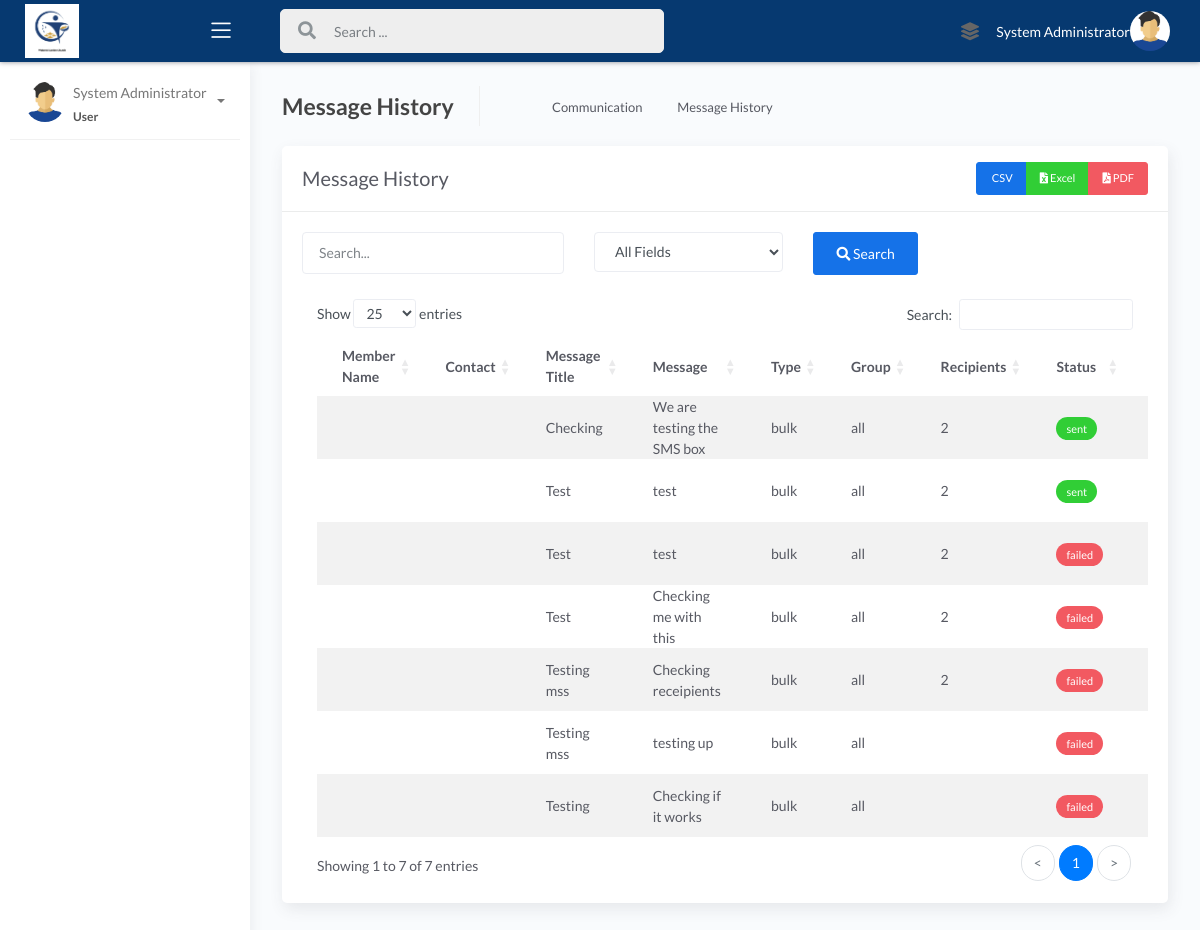
/communication/all_messages.php (signed in), run on the app's committed database.
### tables this page shows
CREATE TABLE `users` (
  `id` int(11) NOT NULL AUTO_INCREMENT,
  `member_id` int(11) DEFAULT NULL,
  `username` varchar(50) NOT NULL,
  `email` varchar(100) NOT NULL,
  `password` varchar(255) NOT NULL,
  `full_name` varchar(100) NOT NULL,
  `status` enum('active','inactive','suspended') NOT NULL DEFAULT 'active',
  `phone` varchar(20) DEFAULT NULL,
  `department` varchar(50) DEFAULT NULL,
  `position` varchar(50) DEFAULT NULL,
  `last_login` datetime DEFAULT NULL,
  `login_attempts` int(11) DEFAULT 0,
  `password_reset_token` varchar(100) DEFAULT NULL,
  `password_reset_expires` datetime DEFAULT NULL,
  `profile_image` varchar(255) DEFAULT NULL,
  `permissions` text DEFAULT NULL,
  `created_by` int(11) DEFAULT NULL,
  `created_at` timestamp NOT NULL DEFAULT current_timestamp(),
  `updated_at` timestamp NOT NULL DEFAULT current_timestamp() ON UPDATE current_timestamp(),
  `password_changed` tinyint(1) NOT NULL DEFAULT 0 COMMENT 'Flag to check if first-time password has been changed',
  PRIMARY KEY (`id`),
  UNIQUE KEY `username` (`username`),
  KEY `created_by` (`created_by`),
  KEY `idx_member_id` (`member_id`),
  CONSTRAINT `fk_user_member` FOREIGN KEY (`member_id`) REFERENCES `members` (`id`) ON DELETE SET NULL ON UPDATE CASCADE,
  CONSTRAINT `users_creator_fk` FOREIGN KEY (`created_by`) REFERENCES `users` (`id`) ON DELETE SET NULL
);

CREATE TABLE `messages` (
  `id` int(11) NOT NULL AUTO_INCREMENT,
  `sender_id` int(11) NOT NULL,
  `recipient_id` int(11) DEFAULT NULL,
  `message` text NOT NULL,
  `sent_time` datetime DEFAULT current_timestamp(),
  `message_type` enum('single','bulk','group') NOT NULL DEFAULT 'single',
  `status` enum('pending','sent','failed') NOT NULL DEFAULT 'pending',
  `recipient_group` varchar(50) DEFAULT NULL,
  `message_title` varchar(100) DEFAULT NULL,
  `delivery_report` text DEFAULT NULL,
  `api_response` text DEFAULT NULL,
  `scheduled_time` datetime DEFAULT NULL,
  `recipient_count` int(2) DEFAULT NULL,
  PRIMARY KEY (`id`),
  KEY `sender_id` (`sender_id`),
  KEY `recipient_id` (`recipient_id`),
  KEY `message_type` (`message_type`),
  KEY `status` (`status`)
);

### communication/all_messages.php (the view, shortened to what this page needs)
<?php
require_once '../includes/auth.php';
$search = isset($_GET['search']) ? $_GET['search'] : '';
$searchType = isset($_GET['search_type']) ? $_GET['search_type'] : 'all';
$query = "
    SELECT
        m.first_name,
        m.surname,
        m.contact_number_1,
        ms.message as message_content,
        ms.message_type,
        ms.status,
        ms.message_title,
        ms.sent_time,
        ms.api_response,
        ms.recipient_group,
        ms.recipient_count
    FROM messages ms
    LEFT JOIN members m ON ms.recipient_id = m.id
    WHERE 1=1
";
$query .= " ORDER BY ms.sent_time DESC";
$stmt = $pdo->prepare($query);
$stmt->execute();
$messages = $stmt->fetchAll(PDO::FETCH_ASSOC);
?>
<!DOCTYPE html>
<html lang="en">
<head>
    <link rel="stylesheet" href="../res/assets/css/bootstrap.min.css">
    <link rel="stylesheet" href="../res/assets/css/atlantis.min.css">
    <link rel="stylesheet" href="../res/assets/css/dataTables.bootstrap4.min.css">
</head>
<body>
    <div class="wrapper">
        <?php include '../res/main_header.php'; ?>
        <?php include '../res/sidebar.php'; ?>
        <div class="main-panel">
            <div class="content">
                <div class="page-inner">
                    <div class="page-header">
                        <h4 class="page-title">Message History</h4>
                        <ul class="breadcrumbs">
                            <li class="nav-home">
                                <a href="../dashboard.php">
                                    <i class="flaticon-home"></i>
                                </a>
                            </li>
                            <li class="separator">
                                <i class="flaticon-right-arrow"></i>
                            </li>
                            <li class="nav-item">
                                <a href="#">Communication</a>
                            </li>
                            <li class="separator">
                                <i class="flaticon-right-arrow"></i>
                            </li>
                            <li class="nav-item">
                                <a href="#">Message History</a>
                            </li>
                        </ul>
                    </div>
                    <div class="row">
                        <div class="col-md-12">
                            <div class="card">
                                <div class="card-header">
                                    <div class="d-flex align-items-center">
                                        <h4 class="card-title">Message History</h4>
                                        <div class="ml-auto">
                                            <form method="post" class="d-inline">
                                                <div class="btn-group">
                                                    <button type="submit" name="format" value="csv" class="btn btn-primary btn-sm">
                                                        <i class="fa fa-file-csv"></i> CSV
                                                    </button>
                                                    <button type="submit" name="format" value="excel" class="btn btn-success btn-sm">
                                                        <i class="fa fa-file-excel"></i> Excel
                                                    </button>
                                                    <button type="submit" name="format" value="pdf" class="btn btn-danger btn-sm">
                                                        <i class="fa fa-file-pdf"></i> PDF
                                                    </button>
                                                </div>
                                            </form>
                                        </div>
                                    </div>
                                </div>
                                <div class="card-body">
                                    <form method="get" class="mb-4">
                                        <div class="row">
                                            <div class="col-md-4">
                                                <input type="text" name="search" class="form-control" placeholder="Search..." value="<?= htmlspecialchars($search) ?>">
                                            </div>
                                            <div class="col-md-3">
                                                <select name="search_type" class="form-control">
                                                    <option value="all" <?= $searchType === 'all' ? 'selected' : '' ?>>All Fields</option>
                                                </select>
                                            </div>
                                            <div class="col-md-2">
                                                <button type="submit" class="btn btn-primary">
                                                    <i class="fa fa-search"></i> Search
                                                </button>
                                            </div>
                                        </div>
                                    </form>
                                    <div class="table-responsive">
                                        <table id="message-history" class="display table table-striped table-hover">
                                            <thead>
                                                <tr>
                                                    <th>Member Name</th>
                                                    <th>Contact</th>
                                                    <th>Message Title</th>
                                                    <th>Message</th>
                                                    <th>Type</th>
                                                    <th>Group</th>
                                                    <th>Recipients</th>
                                                    <th>Status</th>
                                                    <th>Date Sent</th>
                                                </tr>
                                            </thead>
                                            <tbody>
                                                <?php foreach ($messages as $message): ?>
                                                <tr>
                                                    <td><?= htmlspecialchars($message['first_name'] . ' ' . $message['surname']) ?></td>
                                                    <td><?= htmlspecialchars($message['contact_number_1']) ?></td>
                                                    <td><?= htmlspecialchars($message['message_title']) ?></td>
                                                    <td><?= htmlspecialchars($message['message_content']) ?></td>
                                                    <td><?= htmlspecialchars($message['message_type']) ?></td>
                                                    <td><?= htmlspecialchars($message['recipient_group']) ?></td>
                                                    <td><?= htmlspecialchars($message['recipient_count']) ?></td>
                                                    <td>
                                                        <span class="badge badge-<?= $message['status'] === 'sent' ? 'success' : ($message['status'] === 'pending' ? 'warning' : 'danger') ?>">
                                                            <?= htmlspecialchars($message['status']) ?>
                                                        </span>
                                                    </td>
                                                    <td><?= htmlspecialchars($message['sent_time']) ?></td>
                                                </tr>
                                                <?php endforeach; ?>
                                            </tbody>
                                        </table>
                                    </div>
                                </div>
                            </div>
                        </div>
                    </div>
                </div>
            </div>
        </div>
    </div>
</body>
</html>

### res/main_header.php (shortened to what this page needs)
	<div class="main-header">
                        <div class="logo-header" data-background-color="#964B00" style="background-color: #063970">
				<a href="dashboard.php" class="logo">
                                    <img src="../loginres/images/wateredgardenchurch.jpg" alt="navbar brand" class="navbar-brand" height="87%">
				</a>
				<div class="nav-toggle">
					<button class="btn btn-toggle toggle-sidebar">
						<i class="icon-menu"></i>
					</button>
				</div>
			</div>
			<nav class="navbar navbar-header navbar-expand-lg" style="background-color: #063970">
				<div class="container-fluid">
					<div class="collapse" id="search-nav">
						<form class="navbar-left navbar-form nav-search mr-md-3">
							<div class="input-group">
								<div class="input-group-prepend">
									<button type="submit" class="btn btn-search pr-1">
										<i class="fa fa-search search-icon"></i>
									</button>
								</div>
								<input type="text" placeholder="Search ..." class="form-control">
							</div>
						</form>
					</div>
					<ul class="navbar-nav topbar-nav ml-md-auto align-items-center">
						<li class="nav-item dropdown hidden-caret">
							<a class="nav-link" data-toggle="dropdown" href="#" aria-expanded="false">
								<i class="fas fa-layer-group"></i>
							</a>
						</li>
                                                <?php
$stmt = $pdo->prepare("SELECT u.*, COALESCE(u.profile_image, '../res/assets/img/profile.jpg') as display_image
                       FROM users u
                       WHERE u.id = ?");
$stmt->execute([$_SESSION['user_id']]);
$currentUser = $stmt->fetch();
$roleDisplay = ucfirst($currentUser['role'] ?? 'User');
$profileImage = !empty($currentUser['profile_image']) && file_exists($currentUser['profile_image'])
    ? $currentUser['profile_image']
    : '../res/assets/img/usercoloredicon.png';
?>
                                                <a style="color:white"><?php echo htmlspecialchars($currentUser['full_name'] ?? 'User'); ?></a><li class="nav-item dropdown hidden-caret">
							<a class="dropdown-toggle profile-pic" data-toggle="dropdown" href="#" aria-expanded="false">
								<div class="avatar-sm">
									<img src="../res/assets/img/usercoloredicon.png" alt="..." class="avatar-img rounded-circle">
								</div>
							</a>
						</li>
					</ul>
				</div>
			</nav>
		</div>

### res/sidebar.php (shortened to what this page needs)
<div class="sidebar sidebar-style-2">
    <div class="sidebar-wrapper scrollbar scrollbar-inner">
        <div class="sidebar-content">
            <div class="user">
                <div class="avatar-sm float-left mr-2">
                    <img src="<?php echo htmlspecialchars($profileImage); ?>" alt="..." class="avatar-img rounded-circle">
                </div>
                <div class="info">
                    <a data-toggle="collapse" href="#collapseExample" aria-expanded="true">
                        <span>
                            <?php echo htmlspecialchars($currentUser['full_name'] ?? 'User'); ?>
                            <span class="user-level"><?php echo htmlspecialchars($roleDisplay); ?></span>
                            <span class="caret"></span>
                        </span>
                    </a>
                </div>
            </div>
        </div>
    </div>
</div>

### data on the page
users: full_name "System Administrator"
messages: message_title "Checking", message "We are testing the SMS box", message_type "bulk", recipient_group "all", recipient_count "2", status "sent"
messages: message_title "Test", message "test", message_type "bulk", recipient_group "all", recipient_count "2", status "sent"
messages: message_title "Test", message "test", message_type "bulk", recipient_group "all", recipient_count "2", status "failed"
messages: message_title "Test", message "Checking me with this", message_type "bulk", recipient_group "all", recipient_count "2", status "failed"
messages: message_title "Testing mss", message "Checking receipients", message_type "bulk", recipient_group "all", recipient_count "2", status "failed"
messages: message_title "Testing mss", message "testing up", message_type "bulk", recipient_group "all", status "failed"
messages: message_title "Testing", message "Checking if it works", message_type "bulk", recipient_group "all", status "failed"

### other printed values
$roleDisplay "User"
